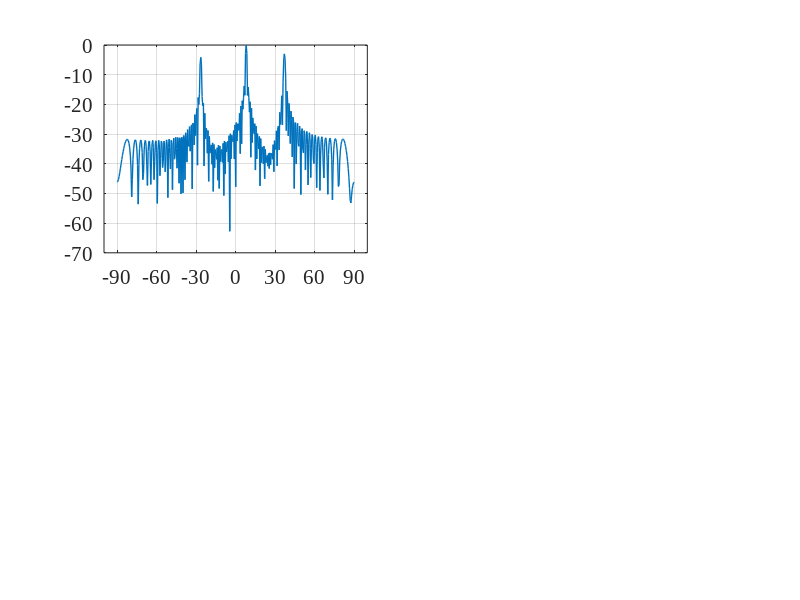

Here is the MATLAB script that generated this plot: (Note: this script raises an error after producing the figure.)
close all   % close all windows
clear       % clear workspace
clc         % clear command window
f=300e6;    %carrier frequency (Hz)
n=100;       %number of array elements
l=0.04*3e8/f;    %wave length (m)
sa=361;     %sampling
d=l/2;
p=0:d:d*(n-1);
angle=[-90,90];
angle_m=[-26.5 8 37
        -56.5 0 51.5
        -45 23 39
        -16 0 26.5];
Rat=[sqrt(2032.1 ) sqrt(5304.2) sqrt(2663.7) 
    sqrt(1673.6) sqrt(3166.7) sqrt(5159.7) 
    sqrt(2729.5) sqrt(1624.5) sqrt(5646.0) 
    sqrt(4627.3) sqrt(1394.1) sqrt(3978.6)]'; %ratio
s_m=size(angle_m,2);
theta_list = linspace(angle(1, 1), angle(1, 2), 361);
steering_matrixe=exp(-1j*p'*2*pi/l*sin(theta_list*pi/180));
for i=1:4
    m_steering(:,:,i)=exp(-1j*p'*2*pi/l*sin(angle_m(i,:)*pi/180));
    R=[m_steering(:,:,i)] * [m_steering(:,:,i)]';
    RRR=det(R);
    R_inv = pinv(R);
    C=[m_steering(:,:,i)];
    w(:,i)=R_inv*C/(C'*R_inv*C)*Rat(:,i);
end

for it = 1:sa
      a = steering_matrixe(:, it);
      bp1(1, it) = abs(w(:,1)' * a);
      bp2(1, it) = abs(w(:,2)' * a);
      bp3(1, it) = abs(w(:,3)' * a);
      bp4(1, it) = abs(w(:,4)' * a);
end
  % Normalize.
bp1 = 20 * log10(bp1 / max(bp1));
bp2 = 20 * log10(bp2 / max(bp2));
bp3 = 20 * log10(bp3 / max(bp3));
bp4 = 20 * log10(bp4 / max(bp4));

for i = 1:s_m
    gain_m1(1,i) = abs(w(:,1)' * (m_steering(:,i,1)*m_steering(:,i,1)')* w(:,1)) / abs(w(:,1)'*w(:,1));
end

for i = 1:s_m
     gain_m2(1,i) = abs(w(:,2)' * (m_steering(:,i,2)*m_steering(:,i,2)')* w(:,2)) / abs(w(:,2)'*w(:,2));
end

for i = 1:s_m
     gain_m3(1,i) = abs(w(:,3)' * (m_steering(:,i,3)*m_steering(:,i,3)')* w(:,3)) / abs(w(:,3)'*w(:,3));
end

for i = 1:s_m
     gain_m4(1,i) = abs(w(:,4)' * (m_steering(:,i,4)*m_steering(:,i,4)')* w(:,4)) / abs(w(:,4)'*w(:,4));
end
gain=[gain_m1;gain_m2;gain_m3;gain_m4];
disp(gain)

% image
figure('position',[150,100,1000,750]) % [x y width height]

subplot(2,2,1);
plot(theta_list,bp1,'LineWidth',1);
grid on;
hold on;
delta = (angle(1, 2) - angle(1, 1)) / 6;
set(gca, 'xlim',[angle(1,1)-10, angle(1, 2)+10],'FontSize',15,'FontName','Times New Roman');
set(gca, 'xtick',angle(1, 1):delta: angle(1, 2),'FontSize',15,'FontName','Times New Roman'); 
% position
    DB11=bp1(angle_m(1,1)/0.5+181);
    DB11=roundn(DB11,-2); 
    plot(angle_m(1,1),DB11,'r*')
    text(angle_m(1,1)-9,DB11+4,[num2str(DB11)],'FontSize',10,'FontName','Times New Roman')

    DB12=bp1(angle_m(1,2)/0.5+181);
    DB12=roundn(DB12,-2); 
    plot(angle_m(1,2),DB12,'r*')
    text(angle_m(1,2)-2,DB12+4,[num2str(DB12)],'FontSize',10,'FontName','Times New Roman')

    DB13=bp1(angle_m(1,3)/0.5+181);
    DB13=roundn(DB13,-2); 
    plot(angle_m(1,3),DB13,'r*')
    text(angle_m(1,3)-9,DB13+4,[num2str(DB13)],'FontSize',10,'FontName','Times New Roman')

    
xlabel({'Azimuth Angle (deg)','\fontsize{20}(a)'});
ylabel('Normalized Beam Pattern (dB)');
set(gca, 'YLim', [-60,7],'FontSize',19,'FontName','Times New Roman');


subplot(2,2,2);
plot(theta_list,bp2,'LineWidth',1);
grid on;
hold on;
delta = (angle(1, 2) - angle(1, 1)) / 6;
set(gca, 'xlim',[angle(1,1)-10, angle(1, 2)+10],'FontSize',15,'FontName','Times New Roman');
set(gca, 'xtick',angle(1, 1):delta: angle(1, 2),'FontSize',15,'FontName','Times New Roman');  

    DB21=bp2(angle_m(2,1)/0.5+181);
    DB21=roundn(DB21,-2); 
    plot(angle_m(2,1),DB21,'r*')
    text(angle_m(2,1)-10,DB21+4,[num2str(DB21)],'FontSize',10,'FontName','Times New Roman')

    DB22=bp2(angle_m(2,2)/0.5+181);
    DB22=roundn(DB22,-2); 
    plot(angle_m(2,2),DB22,'r*')
    text(angle_m(2,2)-10,DB22+4,[num2str(DB22)],'FontSize',10,'FontName','Times New Roman')

    DB23=bp2(angle_m(2,3)/0.5+181);
    DB23=roundn(DB23,-2); 
    plot(angle_m(2,3),DB23,'r*')
    text(angle_m(2,3)-2,DB23+4,[num2str(DB23)],'FontSize',10,'FontName','Times New Roman')

xlabel({'Azimuth Angle (deg)','\fontsize{20}(b)'});
ylabel('Normalized Beam Pattern (dB)');
set(gca, 'YLim', [-60,7],'FontSize',19,'FontName','Times New Roman');


subplot(2,2,3);
plot(theta_list,bp3,'LineWidth',1);
grid on;
hold on;
delta = (angle(1, 2) - angle(1, 1)) / 6;
set(gca, 'xlim',[angle(1,1)-10, angle(1, 2)+10],'FontSize',15,'FontName','Times New Roman');
set(gca, 'xtick',angle(1, 1):delta: angle(1, 2),'FontSize',15,'FontName','Times New Roman');    

    DB31=bp3(angle_m(3,1)/0.5+181);
    DB31=roundn(DB31,-2); 
    plot(angle_m(3,1),DB31,'r*')
    text(angle_m(3,1)-10,DB31+4,[num2str(DB31)],'FontSize',10,'FontName','Times New Roman')

    DB32=bp3(angle_m(3,2)/0.5+181);
    DB32=roundn(DB32,-2); 
    plot(angle_m(3,2),DB32,'r*')
    text(angle_m(3,2)-9,DB32+4,[num2str(DB32)],'FontSize',10,'FontName','Times New Roman')

    DB33=bp3(angle_m(3,3)/0.5+181);
    DB33=roundn(DB33,-2); 
    plot(angle_m(3,3),DB33,'r*')
    text(angle_m(3,3)-2,DB33+4,[num2str(DB33)],'FontSize',10,'FontName','Times New Roman')

xlabel({'Azimuth Angle (deg)','\fontsize{20}(c)'});
ylabel('Normalized Beam Pattern (dB)');
set(gca, 'YLim', [-60,7],'FontSize',19,'FontName','Times New Roman');


subplot(2,2,4);
plot(theta_list,bp4,'LineWidth',1);
grid on;
hold on;
delta = (angle(1, 2) - angle(1, 1)) / 6;
set(gca, 'xlim',[angle(1,1)-10, angle(1, 2)+10],'FontSize',15,'FontName','Times New Roman');
set(gca, 'xtick',angle(1, 1):delta: angle(1, 2),'FontSize',15,'FontName','Times New Roman');   

    DB41=bp4(angle_m(4,1)/0.5+181);
    DB41=roundn(DB41,-2); 
    plot(angle_m(4,1),DB41,'r*')
    text(angle_m(4,1)-2,DB41+4,[num2str(DB41)],'FontSize',10,'FontName','Times New Roman')

    DB42=bp4(angle_m(4,2)/0.5+181);
    DB42=roundn(DB42,-2); 
    plot(angle_m(4,2),DB42,'r*')
    text(angle_m(4,2)-10,DB42+4,[num2str(DB42)],'FontSize',10,'FontName','Times New Roman')

    DB43=bp4(angle_m(4,3)/0.5+181);
    DB43=roundn(DB43,-2); 
    plot(angle_m(4,3),DB43,'r*')
    text(angle_m(4,3)-10,DB43+4,[num2str(DB43)],'FontSize',10,'FontName','Times New Roman')

xlabel({'Azimuth Angle (deg)','\fontsize{20}(d)'});
ylabel('Normalized Beam Pattern (dB)');
set(gca, 'YLim', [-70,7],'FontSize',19,'FontName','Times New Roman');
